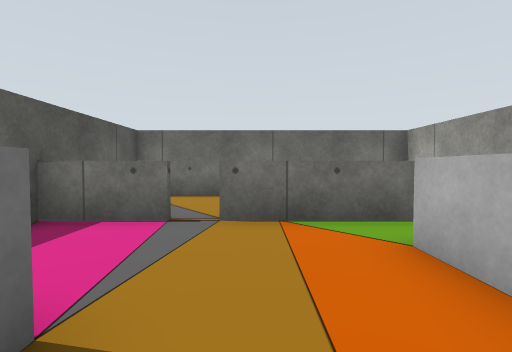
view 1 (above)

13 first-person views from a walk through a world built for the Gazebo simulator. The camera is 0.45 m above the floor, tilts 2° down and sees 85° across. The floor is counted in squares, 0.5 m on a side. Each view is taken from the middle of a square. On the plan, view 1 faces up. The plan holds only what a view shows up to about 11 squares ahead; the rest is blank.

view 2
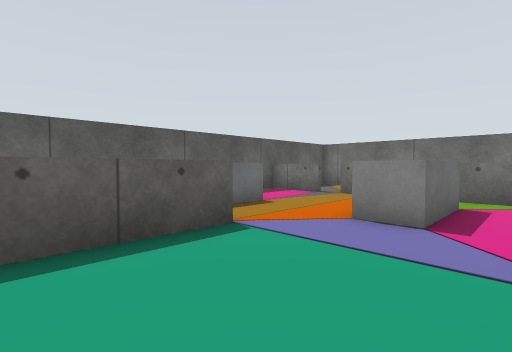

view 3
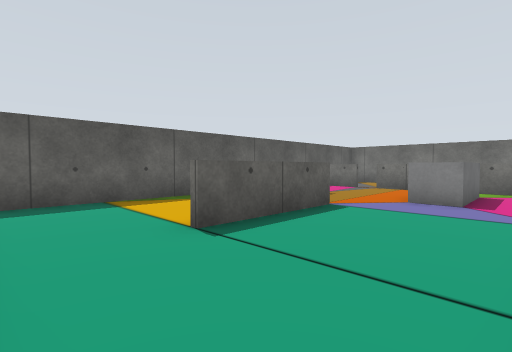

view 4
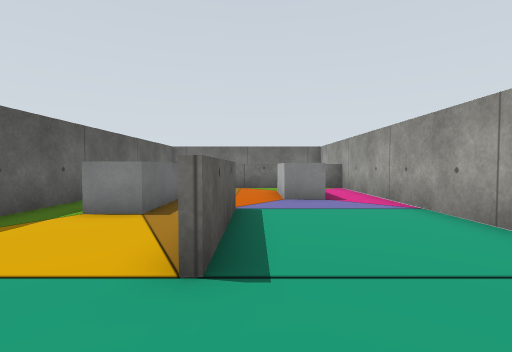

view 5
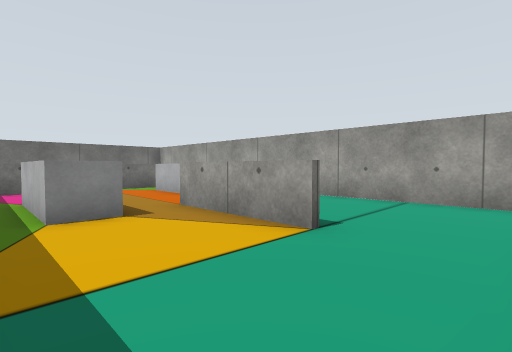

view 6
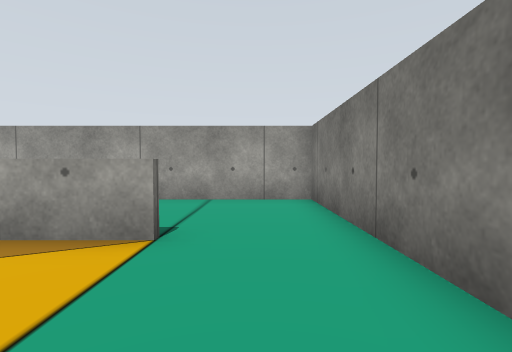

view 7
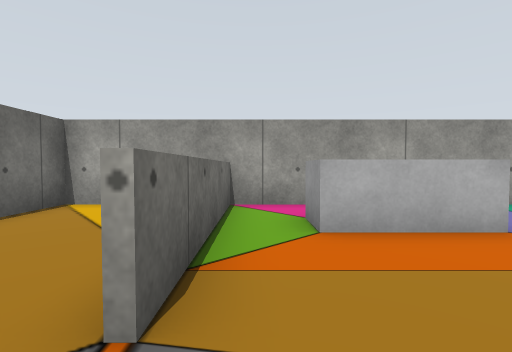

view 8
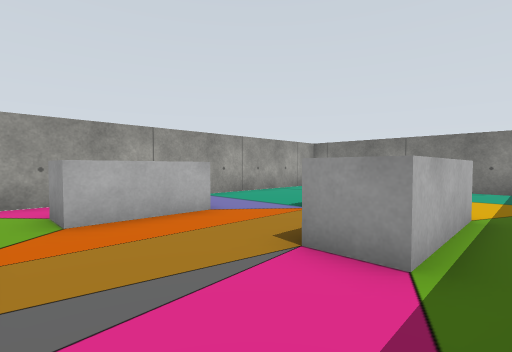

view 9
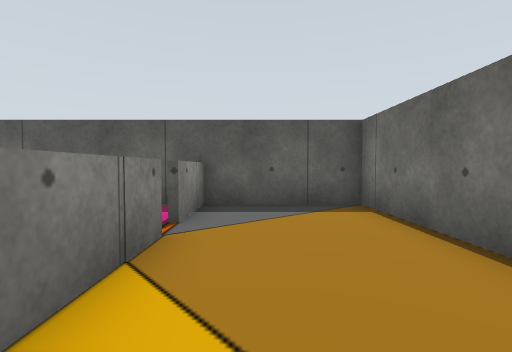

view 10
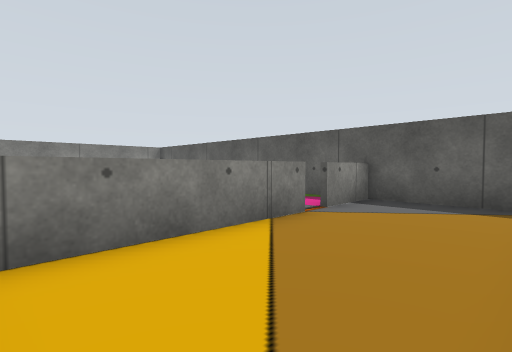

view 11
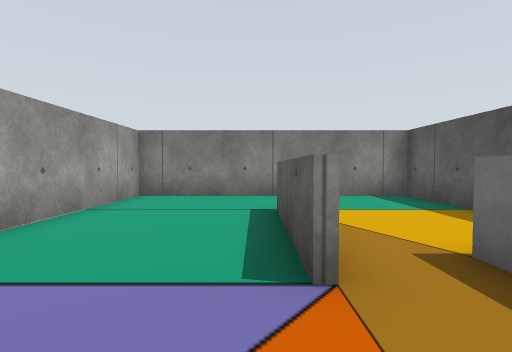

view 12
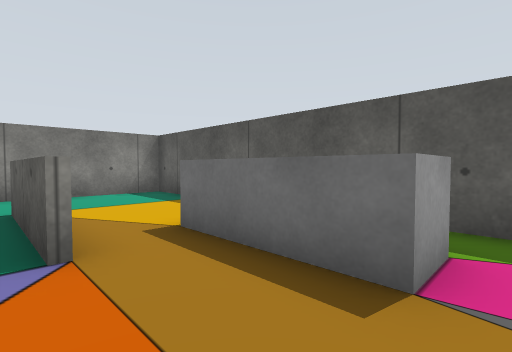

view 13
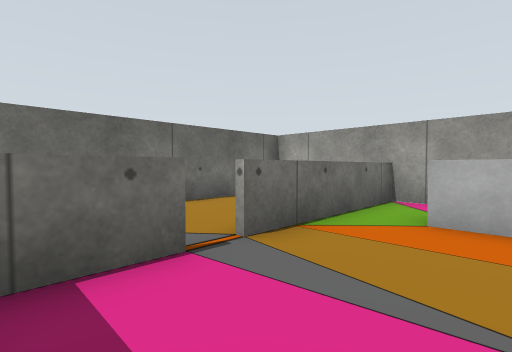

### Floor plan
Ten units are one square. View 1 is at (0, 0); x grows to the right and y downward. Boxes are objects, and circles mark ways between rooms. Rooms are numbered by the first view taken in them; rooms with no view inside come last. Other rooms are left out.
<svg viewBox="-41 -90 92 170">
<path fill="none" stroke="#000" d="M-36 -50 -36 75 46 75 46 -50M6 10 6 49M4 49 4 10M-14 -46 -36 -46M46 -46 -6 -46M46 -50 46 -85 -36 -85 -36 -50M-6 -48 39 -48M-36 -48 -14 -48"/>
<rect x="-25" y="-15" width="20" height="30" fill="#bbb"><title>grey box</title></rect>
<rect x="15" y="-35" width="20" height="30" fill="#bbb"><title>grey box</title></rect>
<circle cx="-10" cy="-50" r="3" fill="#2a7"/>
<text x="10" y="10">1</text>
<text x="0" y="-70">2</text>
</svg>
Room 1 opens to room 2.

Where each view was taken, in squares from view 1:
view 1: 0 up, 0 right, facing up
view 2: 4 down, 4 right, facing up-left
view 3: 7 down, 4 right, facing up-left
view 4: 7 down, 1 right, facing up
view 5: 7 down, 3 left, facing up-right
view 6: 6 down, 3 left, facing right
view 7: 4 up, 2 left, facing right
view 8: 4 up, 3 left, facing down-right
view 9: 6 up, 3 right, facing left
view 10: 8 up, 4 right, facing down-left
view 11: 1 up, 1 right, facing down
view 12: 2 up, 1 right, facing down-left
view 13: 2 up, 3 left, facing up-right
